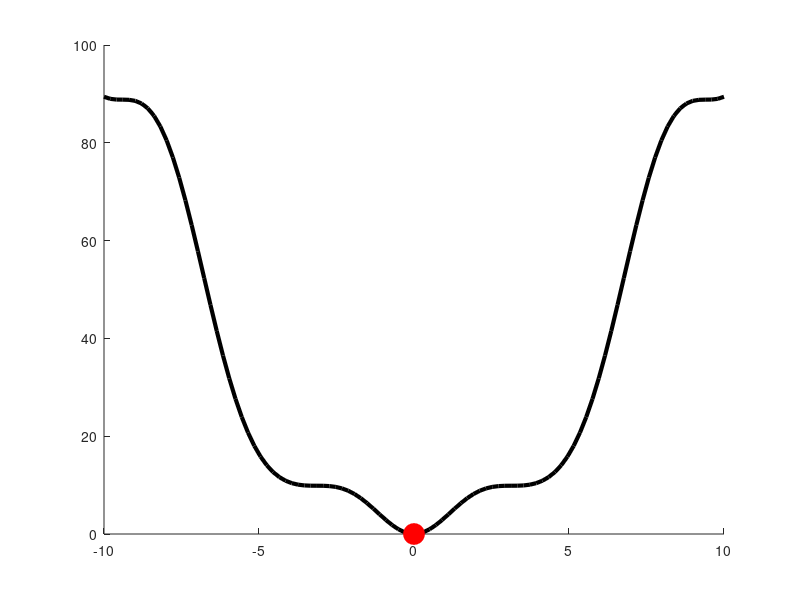
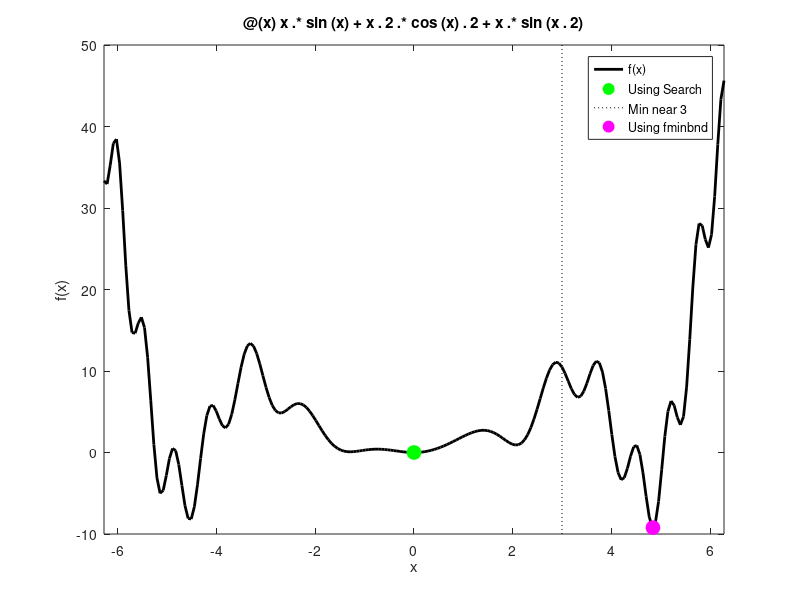

Write MATLAB code to recreate these figures, in order.
%%
%     Curso do canal ExataMenteS
%     Aula 86 - Modelos Nao Lineares
%     Se inscreva no canal e nos ajude a crescer <3
%     https://www.youtube.com/channel/UCZyFebN0_gF2yy5fhVhlXtA
%     Professor: Joao Pinheiro
%     Copyright https://github.com/joaomh
%%
% Intro to minimizing anonymous functions
funcHandle = @(x) ( x + sin(x)).^2;

% Plot the function
x = linspace(-10,10,100);
figure(1), clf, hold on
plot(x,funcHandle(x),'k','linew',3)

% Use fminsearch to find the minimum value
minValue = fminsearch(funcHandle,-2);

% Plot
plot(minValue,funcHandle(minValue),'ro','markerfacecolor','r','markersize',15)

%% Define function
funcHandle = @(x) x.*sin(x) + x.^2.*cos(x).^2 + x.*sin(x.^2);

% Plot the function
figure(2), clf
x = linspace(-2*pi,2*pi,200);
plot(x,funcHandle(x),'k','linew',2)
set(gca, 'xlim', x([1 end]))
xlabel('x'), ylabel('f(x)')
title(func2str(funcHandle))

% Find the minimum
initValue = 3;
[xValue,yValue] = fminsearch(funcHandle,initValue);

% Plot the minimum
hold on
plot(xValue,yValue, 'go', 'markerfacecolor','g','markersize',10)
plot([1 1]*initValue,get(gca,'ylim'),'k:')
legend({'f(x)';[ 'Min near ' num2str(initValue) ]})

% Using for fminbnd
[xValue, yValue]   = fminbnd(funcHandle,1,6);
plot(xValue,yValue,'mo','markerfacecolor','m','markersize',10)
legend({'f(x)';'Using Search';[ 'Min near ' num2str(initValue) ]; 'Using fminbnd'})

